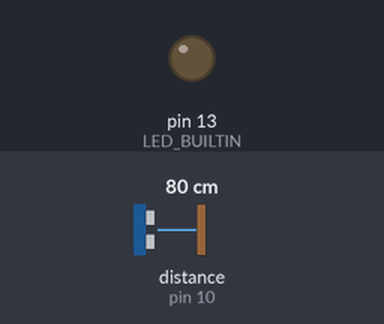
This sketch was run on a simulated Arduino Uno, built with avr-gcc and run on an emulated ATmega328P. Parts: output pins drawn as LEDs (lit = HIGH). Wiring (inferred from the names in the program): ultrasonic range finder: trigger pin 9; echo pin 10. The inputs (shaded band) are chosen by the test bench; at power-on: distance to the obstacle (sensor on pin 10) 80 cm. The echo pulse lasts 58.3 µs per cm; pins used as bus, display or sensor lines are not drawn; what the sketch prints to the serial monitor is not drawn.

Above: at 1.2 s.
1.3 s: distance to the obstacle (sensor on pin 10) set to 17 cm
2.8 s: distance to the obstacle (sensor on pin 10) set to 12 cm
At 3.1 s:
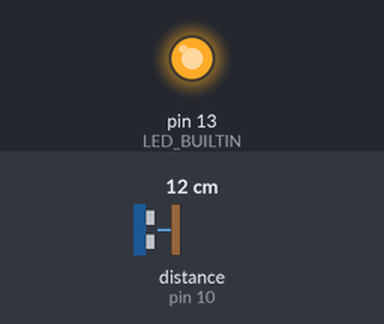
Timing chart, 0 to 5.8 s (numbered marks = the images above; inputs shaded):
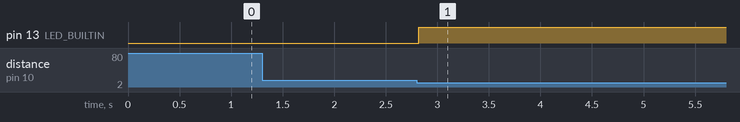

The sketch:

arduino_rvm_ultrasonic.ino
```cpp
// HC-SR04 across the chute: TRIG -> D9, ECHO -> D10, VCC -> 5V, GND -> GND.
// For non-5V boards, level-shift the 5V ECHO signal appropriately.
const byte TRIG_PIN = 9;
const byte ECHO_PIN = 10;
const float DETECT_THRESHOLD_CM = 14.0f;
const unsigned long CLEAR_COOLDOWN_MS = 800;
const unsigned long PING_INTERVAL_MS = 5000;
const unsigned long SAMPLE_INTERVAL_MS = 60;

bool bottleInChute = false;
bool clearTiming = false;
unsigned long clearStarted = 0, lastSample = 0, lastPing = 0;

void setup() {
  pinMode(TRIG_PIN, OUTPUT);
  pinMode(ECHO_PIN, INPUT);
  pinMode(LED_BUILTIN, OUTPUT);
  digitalWrite(TRIG_PIN, LOW);
  digitalWrite(LED_BUILTIN, LOW);
  Serial.begin(9600);
  Serial.println("READY:XOT17_RVM");
}

void loop() {
  unsigned long now = millis();
  if (now - lastPing >= PING_INTERVAL_MS) {
    lastPing = now;
    Serial.println("PING");
  }
  if (now - lastSample < SAMPLE_INTERVAL_MS) return;
  lastSample = now;
  digitalWrite(TRIG_PIN, LOW);
  delayMicroseconds(2);
  digitalWrite(TRIG_PIN, HIGH);
  delayMicroseconds(10);
  digitalWrite(TRIG_PIN, LOW);
  unsigned long duration = pulseIn(ECHO_PIN, HIGH, 25000UL);
  float distanceCm = (duration * 0.0343f) / 2.0f;
  // A timeout is not a clear chute: wait for a valid observation.
  if (distanceCm <= 1.0f) { clearTiming = false; return; }
  if (distanceCm < DETECT_THRESHOLD_CM) {
    if (!bottleInChute) digitalWrite(LED_BUILTIN, HIGH);
    bottleInChute = true;
    clearTiming = false;
  } else if (bottleInChute) {
    if (!clearTiming) { clearTiming = true; clearStarted = now; }
    else if (now - clearStarted >= CLEAR_COOLDOWN_MS) {
      bottleInChute = false;
      clearTiming = false;
      digitalWrite(LED_BUILTIN, LOW);
      Serial.println("BOTTLE:1");
    }
  }
}
```

Measured:
- the behaviour switches between 15 and 14 cm on distance to the obstacle (sensor on pin 10) (found by bisection; images 0 and 1)
- after the input at 1.3 s, every drawn part: stays the same
- after the input at 2.8 s, pin 13 (LED_BUILTIN): LOW → HIGH at once
